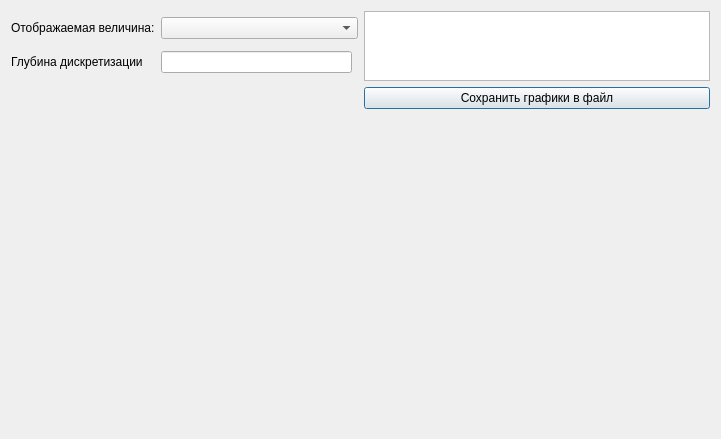
<?xml version="1.0" encoding="UTF-8"?>
<ui version="4.0">
 <class>DlgSpecGraph</class>
 <widget class="QDialog" name="DlgSpecGraph">
  <property name="geometry">
   <rect>
    <x>0</x>
    <y>0</y>
    <width>721</width>
    <height>439</height>
   </rect>
  </property>
  <property name="windowTitle">
   <string>Dialog</string>
  </property>
  <layout class="QGridLayout" name="gridLayout_2">
   <item row="0" column="0">
    <layout class="QGridLayout" name="gridLayout">
     <item row="0" column="0">
      <widget class="QLabel" name="label">
       <property name="text">
        <string>Отображаемая величина:</string>
       </property>
      </widget>
     </item>
     <item row="0" column="1" colspan="2">
      <widget class="QComboBox" name="comboTypeValue">
       <property name="minimumSize">
        <size>
         <width>186</width>
         <height>0</height>
        </size>
       </property>
      </widget>
     </item>
     <item row="1" column="0">
      <widget class="QLabel" name="label_2">
       <property name="text">
        <string>Глубина дискретизации</string>
       </property>
      </widget>
     </item>
     <item row="1" column="1">
      <widget class="QLineEdit" name="EditKDiskr"/>
     </item>
    </layout>
   </item>
   <item row="2" column="0">
    <spacer name="verticalSpacer">
     <property name="orientation">
      <enum>Qt::Vertical</enum>
     </property>
     <property name="sizeHint" stdset="0">
      <size>
       <width>20</width>
       <height>40</height>
      </size>
     </property>
    </spacer>
   </item>
   <item row="0" column="1">
    <widget class="QListWidget" name="ListPolygon">
     <property name="maximumSize">
      <size>
       <width>16777215</width>
       <height>70</height>
      </size>
     </property>
    </widget>
   </item>
   <item row="1" column="1">
    <widget class="QPushButton" name="pushButton">
     <property name="text">
      <string>Сохранить графики в файл</string>
     </property>
    </widget>
   </item>
  </layout>
 </widget>
 <resources/>
 <connections/>
</ui>
